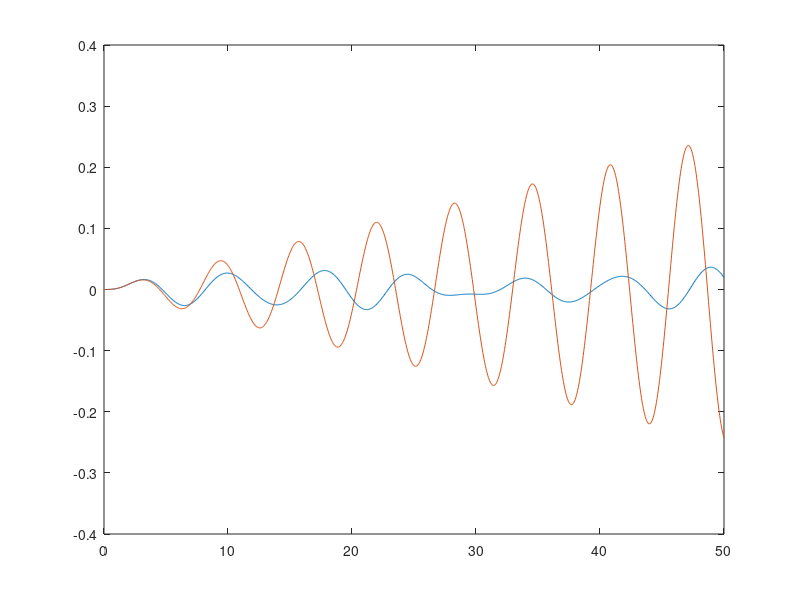

Recreate this plot in MATLAB.
clc
close all
clear all

xg = .01;
w1 = 1;
we = 1;
eta = 0.2;
w2 = 1;

dt = .05;
t_span = 0:dt:dt*1000;
x0 = [0 0 0 0]; %x1 , x1dot , x2 , x2dot 
f = @(t,x)[x(2);
    w2^2*eta*x(3) - (w2^2*eta + w1^2)*x(1) + we*we*xg*sin(we*t);
    x(4);
    we*we*xg*sin(we*t)-w2^2*(x(3)-x(1))];
[t,x] = ode45(f,t_span,x0);
plot(t,x(:,1));
hold on
xg = .01;
w1 = 1;
we = 1;
eta = 0.0;
w2 = 0;
f1 = @(t,x)[x(2);
    w2^2*eta*x(3) - (w2^2*eta + w1^2)*x(1) + we*we*xg*sin(we*t);
    x(4);
    we*we*xg*sin(we*t)-w2^2*(x(3)-x(1))];
[t,x] = ode45(f1,t_span,x0);
plot(t_span,x(:,1));
hold off



